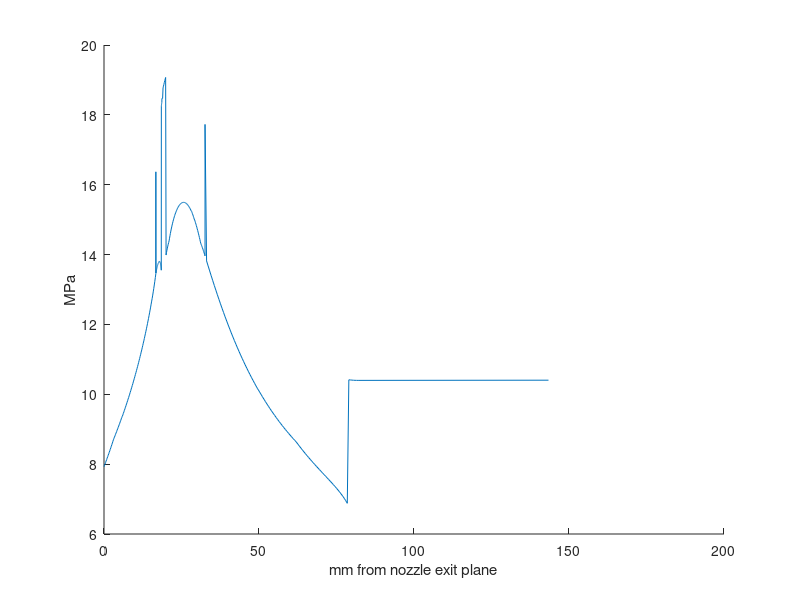
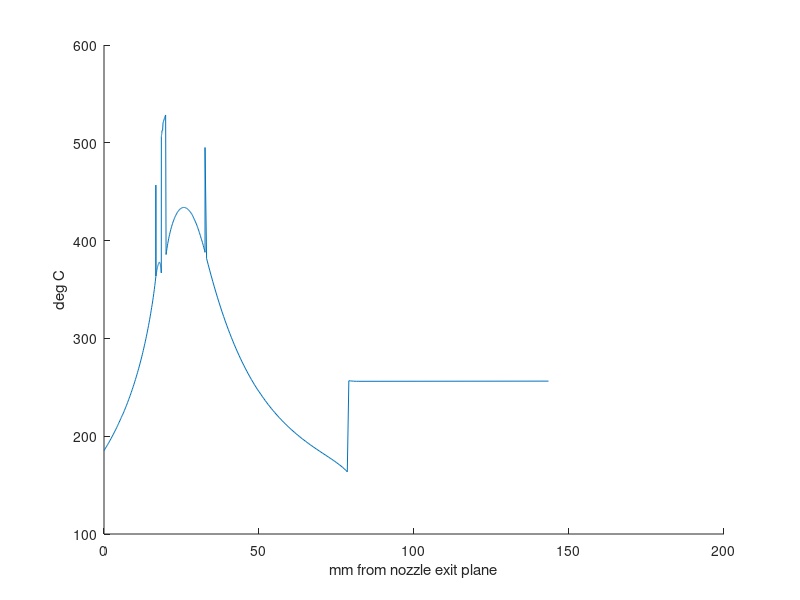

Write the MATLAB code that produced these figures, in order.
close all

load("cdr_data_plots.mat")
% m to mm
xdata = xdata .* 1E3;
fig_stress = figure();
fig_temp = figure();
ax_stress = axes(fig_stress);
ax_temp = axes(fig_temp);
hold(ax_stress, "on");
hold(ax_temp, "on");
xlabel(ax_stress, "mm from nozzle exit plane");
ylabel(ax_stress, "MPa");
xlabel(ax_temp, "mm from nozzle exit plane");
ylabel(ax_temp, "deg C");

plot(ax_stress, xdata, ydata1);
plot(ax_temp, xdata, ydata2);
